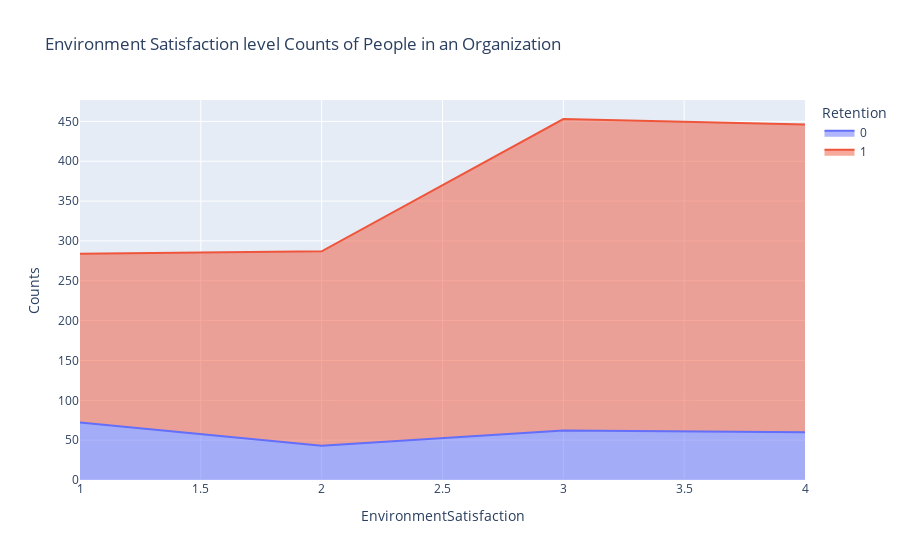

Notebook code cell kept with this figure:
### Code cell
sats_att=data.groupby(['EnvironmentSatisfaction','Retention']).apply(lambda x:x['DailyRate'].count()).reset_index(name='Counts')
px.area(sats_att,x='EnvironmentSatisfaction',y='Counts',color='Retention',title='Environment Satisfaction level Counts of People in an Organization')

### Figure 1 — Plotly figure (JSON) as saved in the notebook; plotly's stock layout.template omitted (floating-point values rounded to 4 significant figures)
{"data": [{"fillpattern": {"shape": ""}, "hovertemplate": "Retention=0<br>EnvironmentSatisfaction=%{x}<br>Counts=%{y}<extra></extra>", "legendgroup": "0", "line": {"color": "#636efa"}, "marker": {"symbol": "circle"}, "mode": "lines", "name": "0", "orientation": "v", "showlegend": true, "stackgroup": "1", "type": "scatter", "x": [1, 2, 3, 4], "xaxis": "x", "y": [72, 43, 62, 60], "yaxis": "y"}, {"fillpattern": {"shape": ""}, "hovertemplate": "Retention=1<br>EnvironmentSatisfaction=%{x}<br>Counts=%{y}<extra></extra>", "legendgroup": "1", "line": {"color": "#EF553B"}, "marker": {"symbol": "circle"}, "mode": "lines", "name": "1", "orientation": "v", "showlegend": true, "stackgroup": "1", "type": "scatter", "x": [1, 2, 3, 4], "xaxis": "x", "y": [212, 244, 391, 386], "yaxis": "y"}], "layout": {"legend": {"title": {"text": "Retention"}, "tracegroupgap": 0}, "title": {"text": "Environment Satisfaction level Counts of People in an Organization"}, "xaxis": {"anchor": "y", "domain": [0.0, 1.0], "title": {"text": "EnvironmentSatisfaction"}}, "yaxis": {"anchor": "x", "domain": [0.0, 1.0], "title": {"text": "Counts"}}}}
